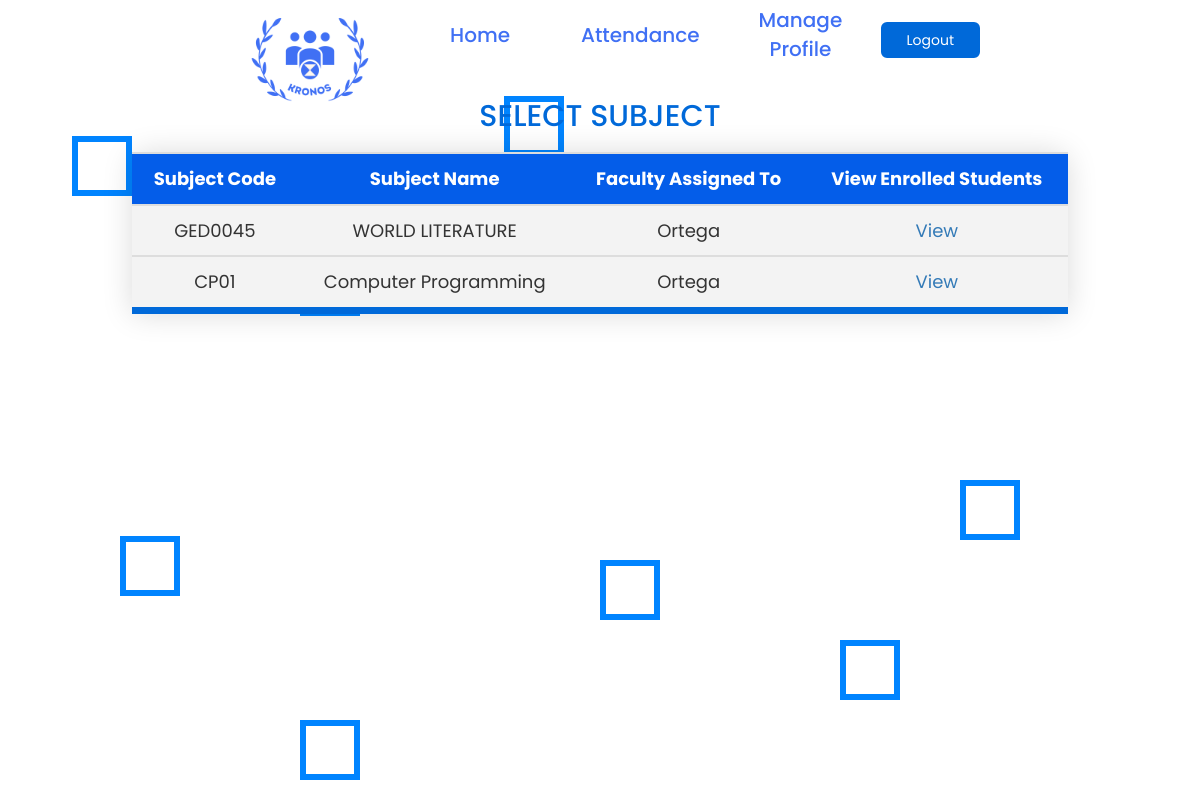
/teacher/selectsubjects.php (signed in), run on the app's committed database.
### tables this page shows
CREATE TABLE `subjects` (
  `id` int(11) NOT NULL,
  `subject_code` varchar(20) NOT NULL,
  `subject_name` varchar(50) NOT NULL,
  `facultyid` int(20) NOT NULL
);

CREATE TABLE `faculty` (
  `id` int(20) NOT NULL,
  `username` varchar(20) NOT NULL,
  `fname` varchar(20) NOT NULL,
  `lname` varchar(20) NOT NULL,
  `pass` varchar(20) NOT NULL,
  `email` varchar(20) NOT NULL,
  `phone` varchar(11) NOT NULL
);

### teacher/selectsubjects.php (the view, shortened to what this page needs)
<?php include("teachernav.php"); ?>
  <?php
    include('../connect.php');
    $identity = $_SESSION['identity'];
  ?>
<!DOCTYPE html>
<html lang="en">
<head>
<link href='https://maxcdn.bootstrapcdn.com/bootstrap/3.3.7/css/bootstrap.min.css' rel='stylesheet' type='text/css'>
<link rel="stylesheet" href="views.css">
</head>
<body>
<div class="wrapper">
        <div class="box">
            <div></div>
            <div></div>
            <div></div>
            <div></div>
            <div></div>
            <div></div>
            <div></div>
            <div></div>
            <div></div>
            <div></div>
        </div>
</div>
<center>
<h2>Select Subject</h2>
<br>
  <table align="center" class="content-table">
  <tr>
    <tr style="background-color: #045de9; color: white">
    <td><b><center>Subject Code</td>
    <td><b><center>Subject Name</td>
    <td><b><center>Faculty Assigned To</td>
    <td><b><center>View Enrolled Students</td>
  </tr>
     <?php
       $query = ("SELECT subjects.id, subjects.subject_code, subjects.subject_name, faculty.lname
       FROM subjects
       INNER JOIN faculty ON faculty.id = subjects.facultyid
       WHERE faculty.id = $identity");
       $result = mysqli_query($con, $query);
       while ($row = mysqli_fetch_assoc($result)) {
?>
     <tr>
       <td><?php echo $row['subject_code']; ?></td>
       <td><?php echo $row['subject_name']; ?></td>
       <td><?php echo $row['lname']; ?></td>
       <td><a href="takeattendance.php?edit=<?php echo $row['id'];?>">View</a></td>
     </tr>
      <?php
      } ?>
      </table>
</center>
</body>
</html>

### teacher/views.css (style rules this page uses)
* { margin: 0; padding: 0; box-sizing: border-box; font-family: 'Poppins',sans-serif; }
body { background-color: white; overflow:scroll; }
.wrapper { width: 500px; margin: 0 auto; }
.content-table { border-collapse: collapse; font-size: 18px; width: 78%; border-radius: 15px 15px 0 0; box-shadow: 0 0 30px rgba(0, 0, 0, 0.15); margin: auto; position: relative; top: 100px; }
.content-table td { color: #white; text-align: center; }
.content-table th, .content-table td { padding: 12px 15px; }
.content-table tbody tr { border-bottom: 2px solid #dddddd; }
.content-table tbody tr:nth-of-type(even) { background-color: #f3f3f3; }
.content-table tbody tr:nth-of-type(odd) { background-color: #f3f3f3; }
.content-table tbody tr:last-of-type { border-bottom: 7px solid #0069d9; padding: 15px; }
h2 { color: #0069d9; text-transform: uppercase; margin: auto; position: relative; top: 100px; }
body { margin: 0; padding: 0; }
.wrapper { position: absolute; width: 100%; height: 100%; overflow: hidden; background-color: #ffff; }
.box div { position: absolute; width: 60px; height: 60px; background-color: transparent; border: 6px solid rgb(0, 132, 255); }
.box div:nth-child(1) { top: 12%; left: 42%; animation: animate 10s linear infinite; }
.box div:nth-child(2) { top: 70%; left: 50%; animation: animate 10s linear infinite; }
.box div:nth-child(3) { top: 17%; left: 6%; animation: animate 9s linear infinite; }
.box div:nth-child(4) { top: 20%; left: 60%; animation: animate 10s linear infinite; }
.box div:nth-child(5) { top: 67%; left: 10%; animation: animate 6s linear infinite; }
.box div:nth-child(6) { top: 80%; left: 70%; animation: animate 12s linear infinite; }
.box div:nth-child(7) { top: 60%; left: 80%; animation: animate 15s linear infinite; }
.box div:nth-child(8) { top: 32%; left: 25%; animation: animate 16s linear infinite; }
.box div:nth-child(9) { top: 90%; left: 25%; animation: animate 9s linear infinite; }
.box div:nth-child(10) { top: 20%; left: 80%; animation: animate 5s linear infinite; }

### teacher/teachernav.php (style rules this page uses)
* { margin: 0; padding: 0; box-sizing: border-box; font-family: "Poppins", sans-serif; }
a { text-decoration: none; }

### data on the page
subjects: subject_code "GED0045", subject_name "WORLD LITERATURE", facultyid.lname "Ortega"
subjects: subject_code "CP01", subject_name "Computer Programming", facultyid.lname "Ortega"
